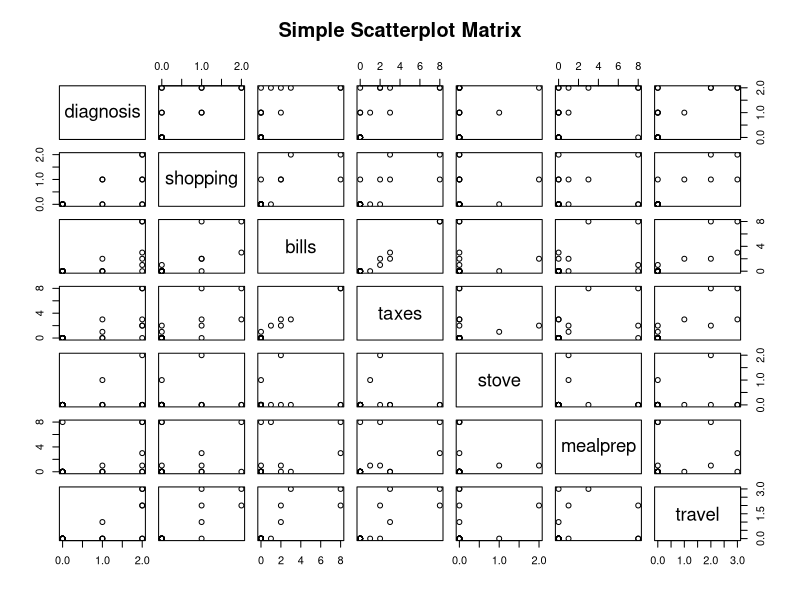
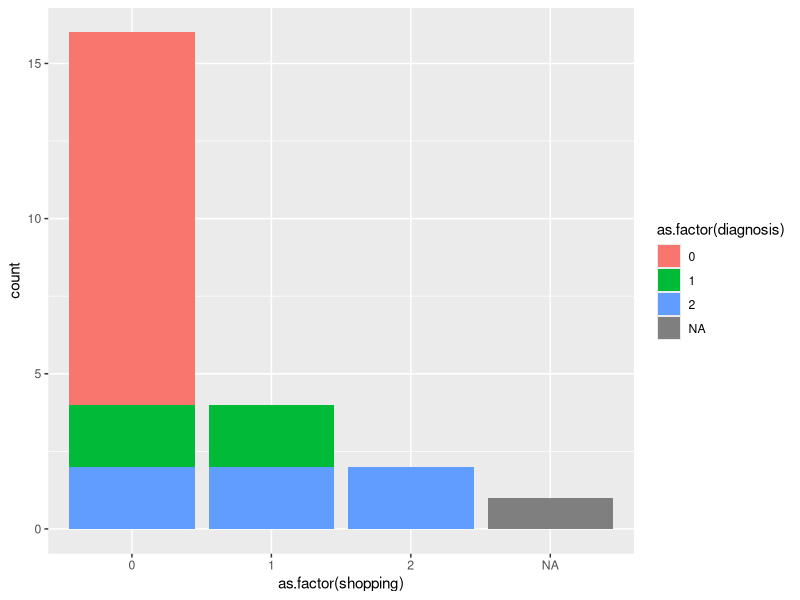
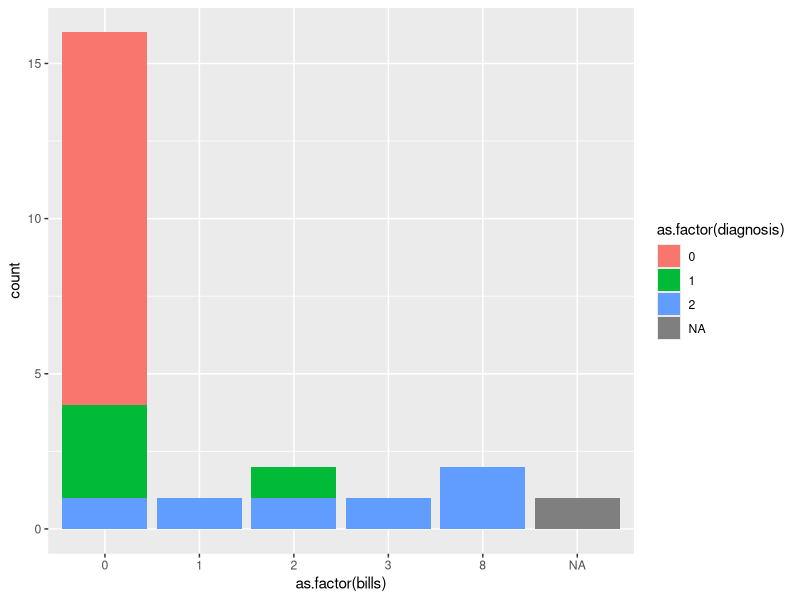
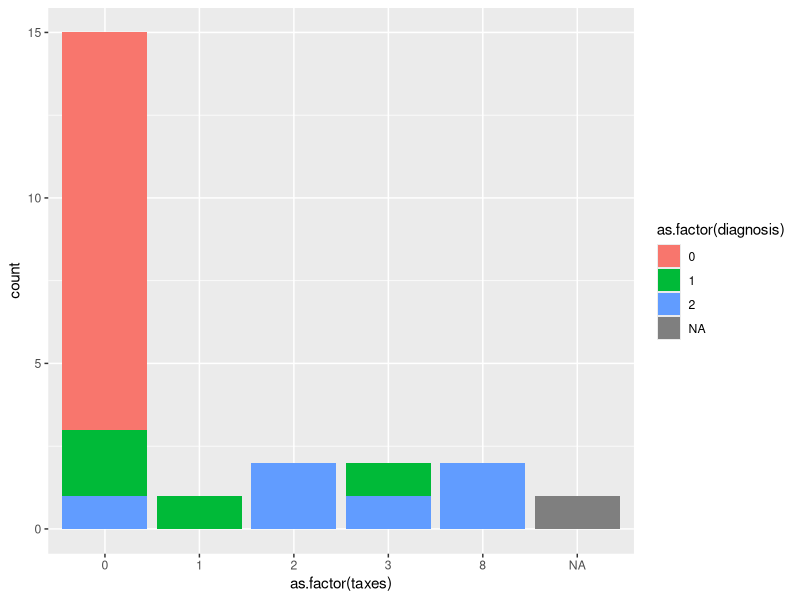
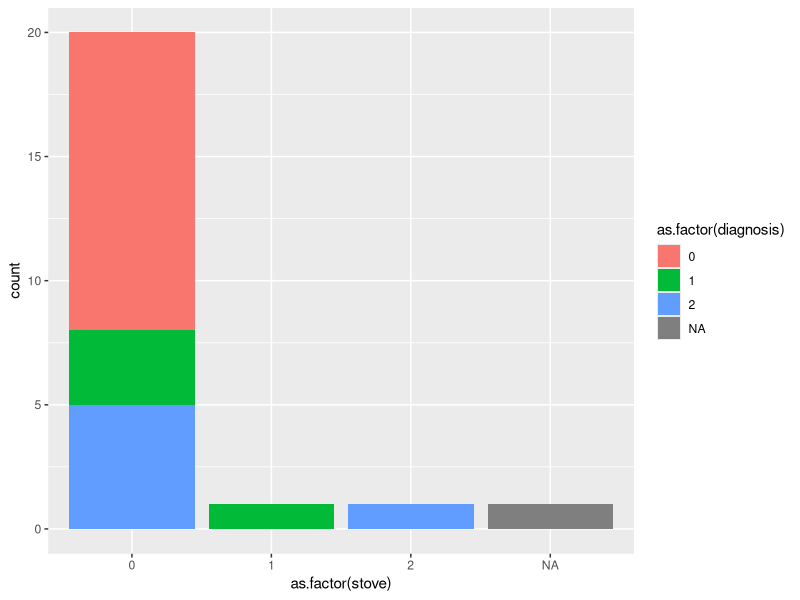
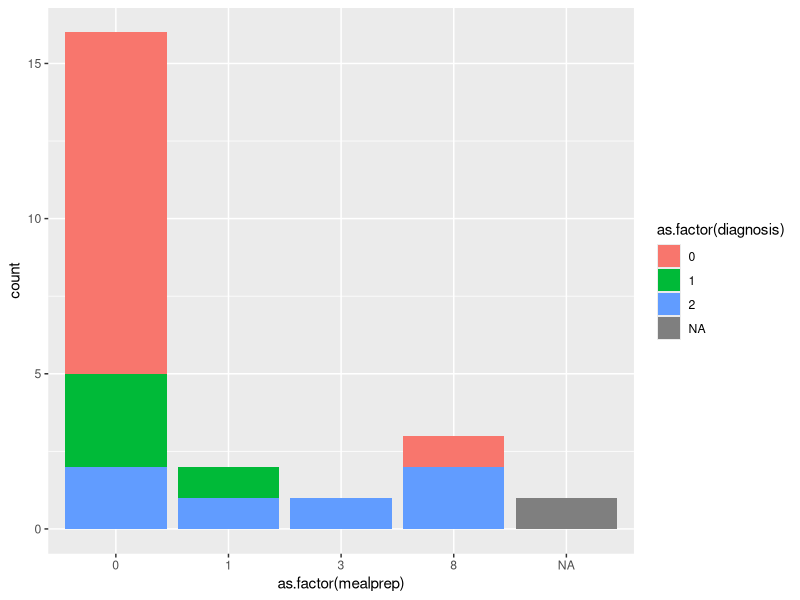
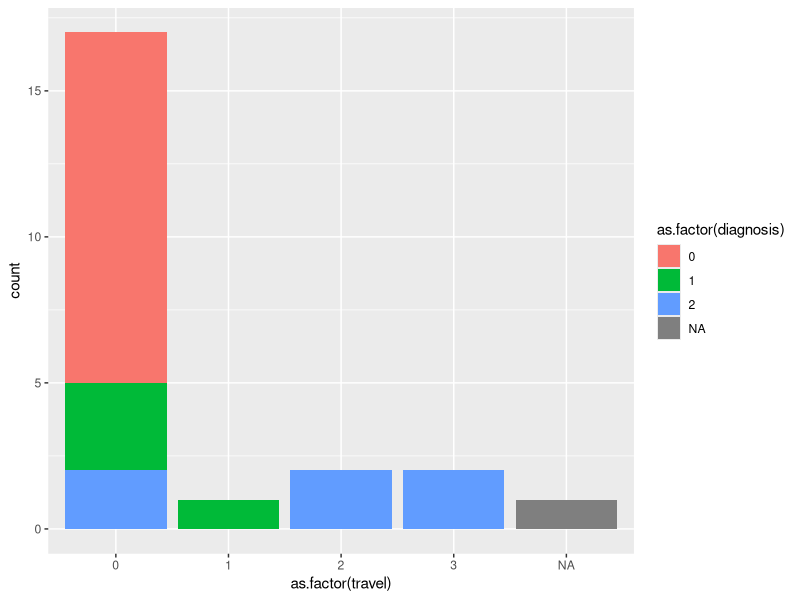
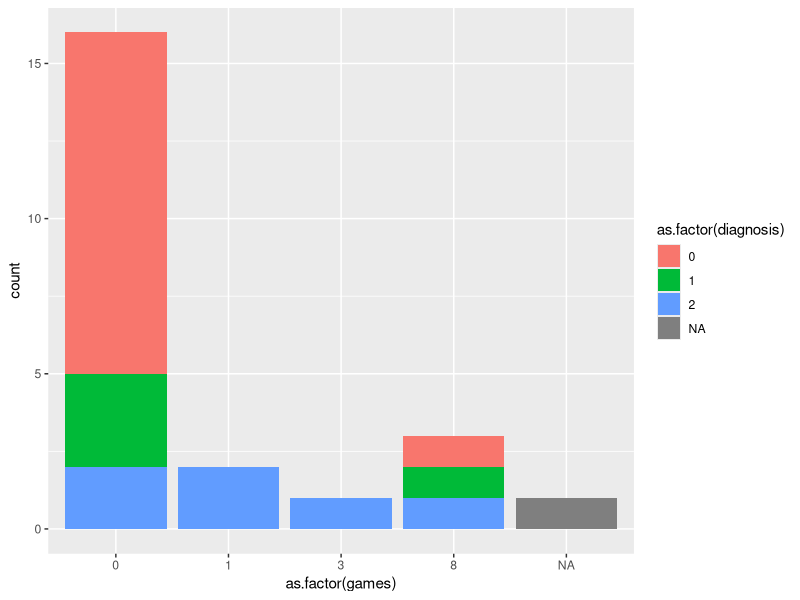

The R script that drew these images, in order:
## ---- chunk 1
alz <- read.csv("alzheimer_data.csv")
attach(alz)
library(car)
library(ggplot2)
## ---- chunk 2
 
ran <- sample(1:2700,2700)
new_data <- alz[ran,]

pairs(~diagnosis +shopping+bills+taxes+stove+mealprep+travel, data = new_data, main="Simple Scatterplot Matrix")
## ---- chunk 3
#barplots relating diagnosis with certain question variables
shop_graph = ggplot(data = alz, aes(x = as.factor(shopping), fill = as.factor(diagnosis))) + geom_bar()
shop_graph

bills_graph = ggplot(data = alz, aes(x = as.factor(bills), fill = as.factor(diagnosis))) + geom_bar()
bills_graph

taxes_graph = ggplot(data = alz, aes(x = as.factor(taxes), fill = as.factor(diagnosis))) + geom_bar()
taxes_graph

stove_graph = ggplot(data = alz, aes(x = as.factor(stove), fill = as.factor(diagnosis))) + geom_bar()
stove_graph

mealprep_graph = ggplot(data = alz, aes(x = as.factor(mealprep), fill = as.factor(diagnosis))) + geom_bar()
mealprep_graph

travel_graph =  ggplot(data = alz, aes(x = as.factor(travel), fill = as.factor(diagnosis))) + geom_bar()
travel_graph

chess_graph =  ggplot(data = alz, aes(x = as.factor(games), fill = as.factor(diagnosis))) + geom_bar()
chess_graph
## ---- chunk 4
shop_table = table(diagnosis,shopping)
shop_chisquaretest = chisq.test(shop_table)
shop_chisquaretest

bills_table = table(diagnosis,bills)
bills_chisquaretest = chisq.test(bills_table)
bills_chisquaretest

taxes_table = table(diagnosis,taxes)
taxes_chisquaretest = chisq.test(taxes_table)
taxes_chisquaretest

stove_table = table(diagnosis,stove)
stove_chisquaretest = chisq.test(stove_table)
stove_chisquaretest

meal_table = table(diagnosis,mealprep)
meal_chisquaretest = chisq.test(meal_table)
meal_chisquaretest

travel_table = table(diagnosis,travel)
travel_chisquaretest = chisq.test(travel_table)
travel_chisquaretest

chess_table = table(diagnosis,games)
chess_chisquaretest = chisq.test(chess_table)
chess_chisquaretest
